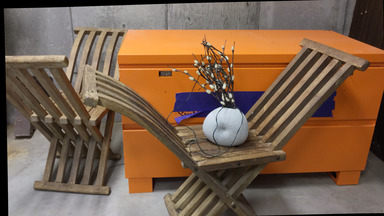
#> input picture Coding_assignments/Disparity Algorithm/data/curucle/im1.jpg, 384 x 216 px, found by its file name
$ python tutorial.py
#> lines starting #> are read from the running program, lines starting #| are printed output that depends on the picture
import cv2
import itertools
import numpy as np
from matplotlib import pyplot as plt
# Loading the left / right images

imgL = cv2.imread('D:\Journey\CV\Coding_assignments\Disparity Algorithm\data\curucle\im1.jpg', cv2.IMREAD_GRAYSCALE)
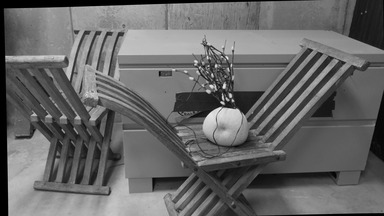
#> imgL: shape (216, 384); min 0, max 246, mean 102.6
imgR = cv2.imread('D:\Journey\CV\Coding_assignments\Disparity Algorithm\data\curucle\im2.jpg', cv2.IMREAD_GRAYSCALE)
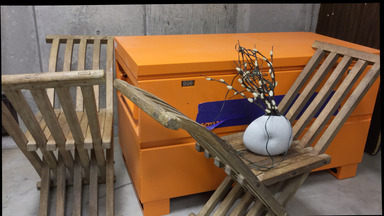
#> input picture Coding_assignments/Disparity Algorithm/data/curucle/im2.jpg, 384 x 216 px, found by its file name
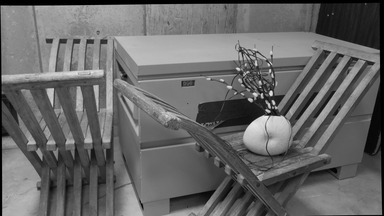
#> imgR: shape (216, 384); min 0, max 238, mean 102.9

plt.imshow(imgL)
plt.figure()
plt.imshow(imgR)
# Disparity estimation

stereo = cv2.StereoBM.create(numDisparities=32, blockSize=15)
disparity = stereo.compute(imgL,imgR)
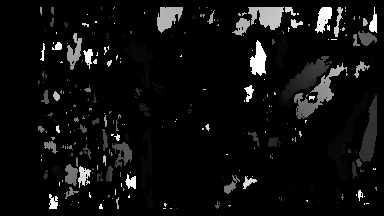
#> disparity: shape (216, 384) int16; min -16, max 496, mean 13.5; drawn with min black and max white

cv2.imwrite('diparity-output.png', disparity)
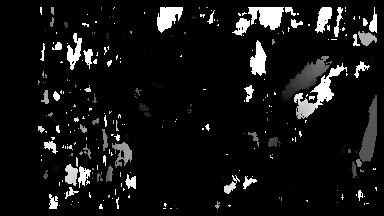
#> saved as diparity-output.png: shape (216, 384); min 0, max 255, mean 19.9

plt.figure()
plt.imshow(disparity,cmap='jet')

nrows, ncols = disparity.shape
#> nrows = 216; ncols = 384
disparity = disparity.reshape(-1, nrows * ncols)
# filtering invalid disparities (-1)
# setting up row, col vectors

yx = list(itertools.product(range(nrows), range(ncols)))

x, y = list(zip(*yx))
x = np.array(x).reshape(-1, nrows*ncols)
y = np.array(y).reshape(-1, nrows*ncols)

mask = disparity > 0
disparity = disparity[mask] * 0.1
#> disparity = 8589 values, max 49.6 at index 81, min 0.8 at index 4249, mean 26.42

x = x[mask]
#> x = 8589 values from 7 to 208
y = y[mask]
#> y = 8589 values, max 376 at index 708, min 38 at index 3989, mean 226.8
# Converting disparities to point cloud
# Converting disparities to point cloud

imgC = cv2.imread('D:\Journey\CV\Coding_assignments\Disparity Algorithm\data\curucle\im1.jpg', cv2.IMREAD_COLOR)
#> imgC is the input picture: shape (216, 384, 3); mean B, G, R 75.2, 96.9, 124.5
plt.imshow(imgC)

# Split the color channels
b, g, r = cv2.split(imgC)
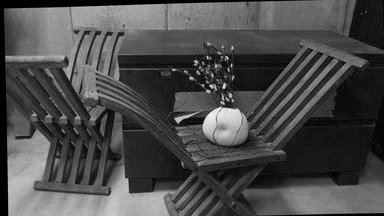
#> b: shape (216, 384); min 0, max 255, mean 75.2
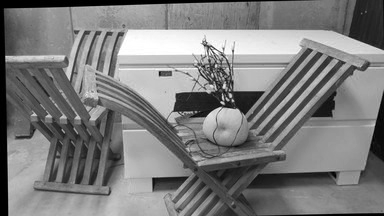
#> r: shape (216, 384); min 0, max 255, mean 124.5

# Flatten the channels to match the structure of other arrays
r = r.flatten()
g = g.flatten()
b = b.flatten()

# Apply the mask after splitting
r = r[mask.flatten()]
#> r = 8589 values, max 255 at index 2388, min 2 at index 5820, mean 117.7
g = g[mask.flatten()]
#> g = 8589 values, max 208 at index 2801, min 0 at index 5820, mean 93.83
b = b[mask.flatten()]
#> b = 8589 values, max 215 at index 5916, min 0 at index 5730, mean 75.4

baseline = 0.1
focal_length = 150

zw = (baseline * focal_length) / disparity
#> zw = 8589 values, max 18.75 at index 4249, min 0.302 at index 81, mean 1.21

cx = ncols / 2
#> cx = 192
cy = nrows / 2
#> cy = 108

xw = (x - cx) * zw / focal_length
#> xw = 8589 values, max 0.333 at index 8376, min -16.78 at index 2323, mean -0.691
yw = (y - cy) * zw / focal_length
#> yw = 8589 values, max 28.67 at index 5276, min -6.11 at index 7505, mean 0.996

data = np.stack([-xw, yw, zw, r, g, b], axis=0).T
np.savetxt('final.asc', data)
#> figure, not shown here; B, G, R data is drawn as R, G, B
